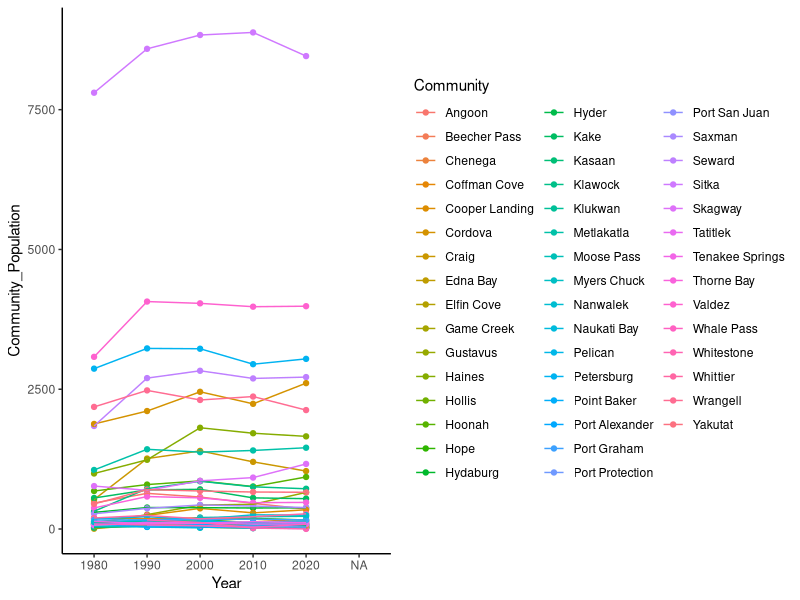
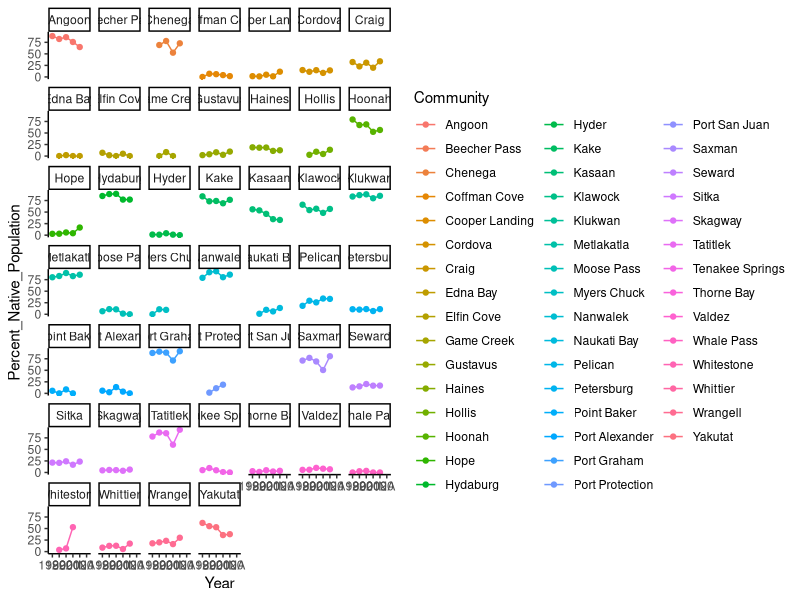

These figures' R source, in order:
##Community size and demographics


library(tidyverse)
library(ggplot2)
library(readxl)

df <- read_excel("data/CSIS_Community_Demographics.xlsx", sheet = 1)

str(df)
df$Community_Population <- as.numeric(df$Community_Population)
df$Percent_Native_Population <- as.numeric(df$Percent_Native_Population)
df$Occupied_Housing_Units <- as.numeric(df$Occupied_Housing_Units)
mean_pop <- df %>%
  filter(!is.na(Community_Population)) %>%
  group_by(Community) %>%
  summarise_at(vars(Community_Population:Occupied_Housing_Units), list(mean = mean, sd = sd))


ggplot(df, aes(x = Year, y = Community_Population, group = Community, color = Community)) +
  geom_point() +
  geom_line() +
  theme_classic()


ggplot(df, aes(x = Year, y = Percent_Native_Population, group = Community, color = Community)) +
  geom_point() +
  geom_line() +
  theme_classic() +
  facet_wrap(~Community)
